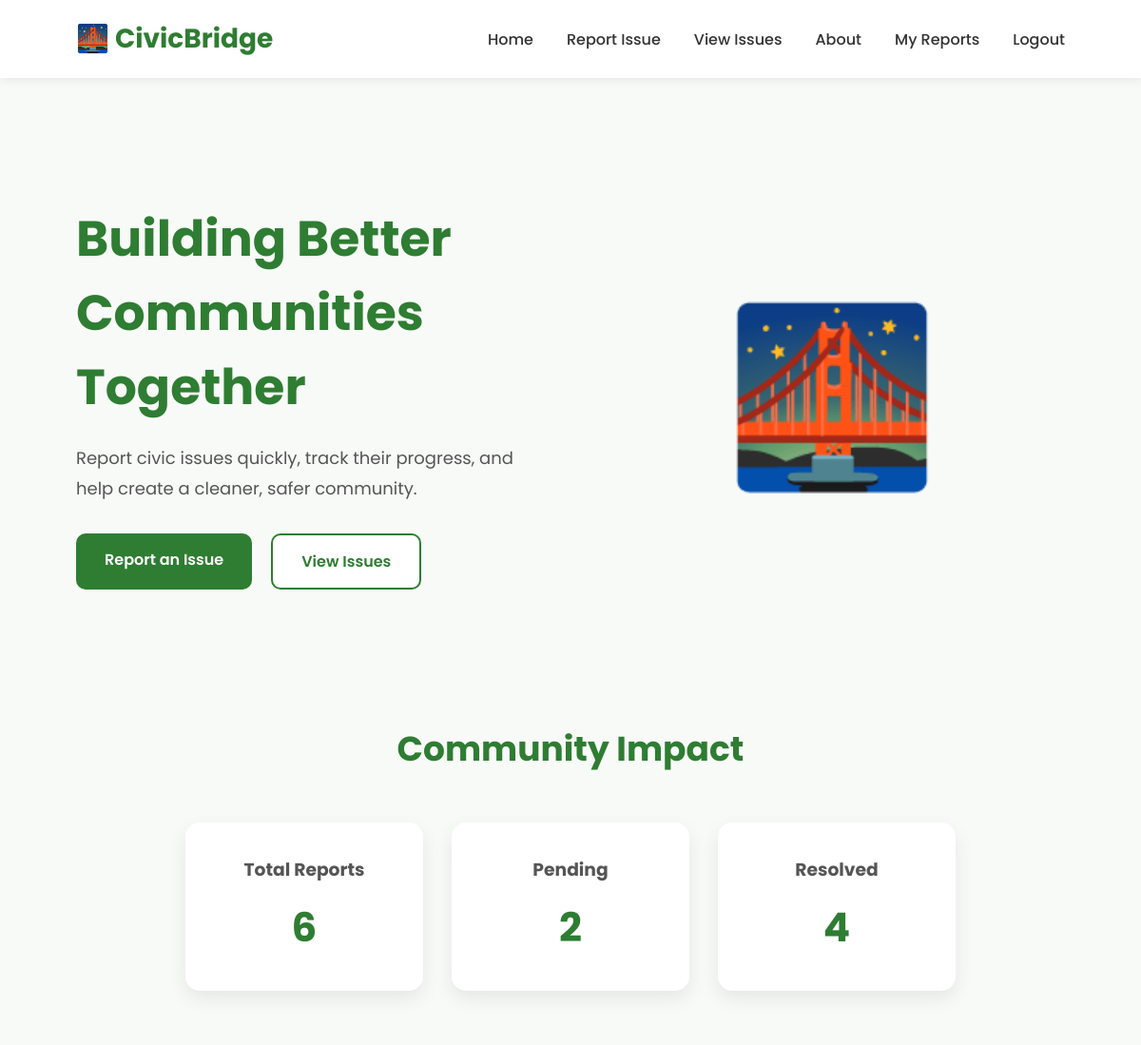
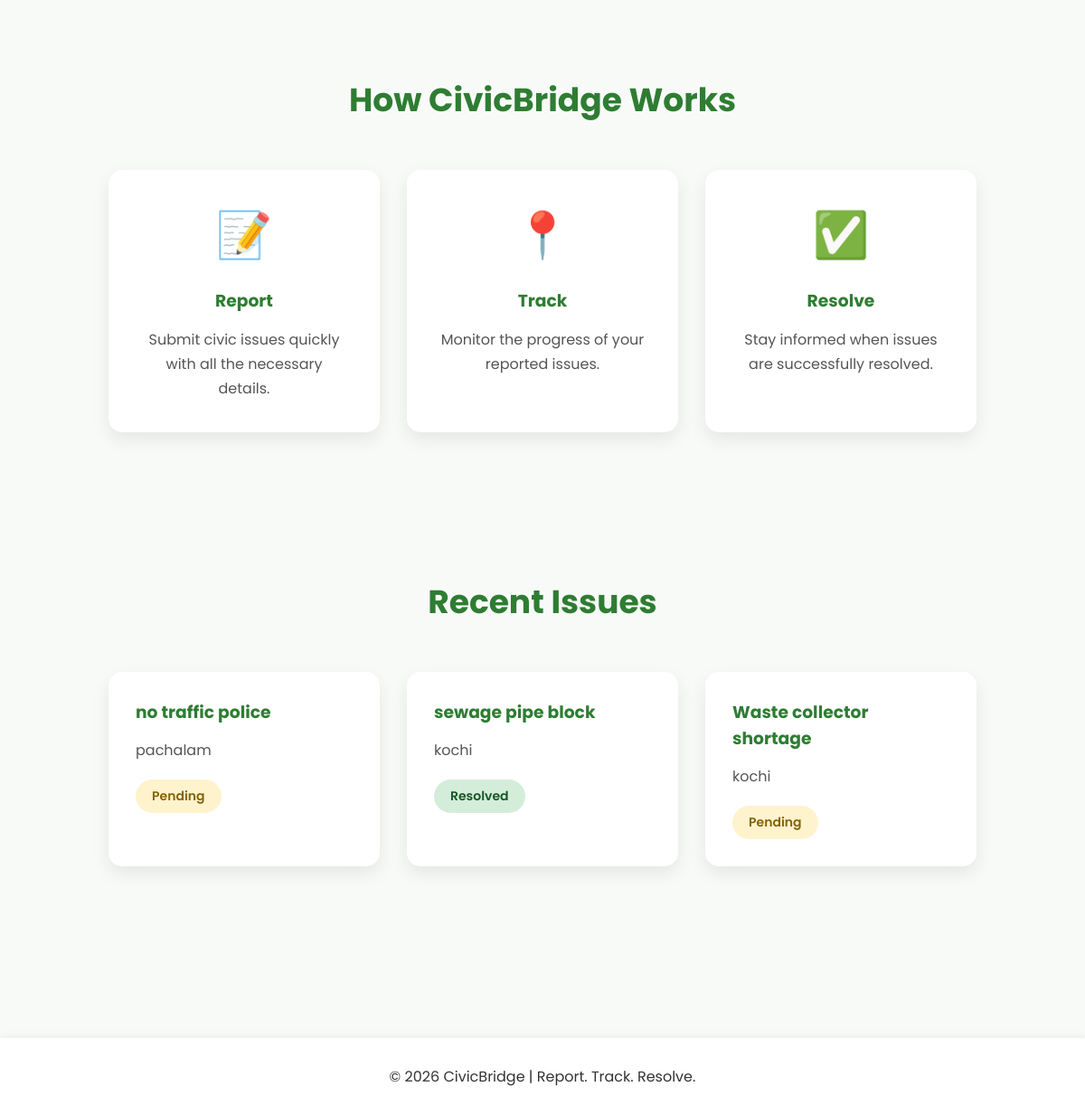
The page / (signed in) on the database its author committed (2 pictures, top to bottom).
### tables this page shows
CREATE TABLE reports (
    id INTEGER PRIMARY KEY AUTOINCREMENT,
    name TEXT,
    location TEXT,
    title TEXT,
    description TEXT
, status TEXT, username TEXT);

### app/app.py (the view)
@app.route("/")
def home():
    conn = sqlite3.connect("civicbridge.db")
    cursor = conn.cursor()
    cursor.execute("""
        SELECT *
        FROM reports
        ORDER BY id DESC
        LIMIT 3
    """)
    recent_reports = cursor.fetchall()
    cursor.execute("SELECT COUNT(*) FROM reports")
    total_reports = cursor.fetchone()[0]
    cursor.execute("SELECT COUNT(*) FROM reports WHERE status='Pending'")
    pending_reports = cursor.fetchone()[0]
    cursor.execute("SELECT COUNT(*) FROM reports WHERE status='Resolved'")
    resolved_reports = cursor.fetchone()[0]
    conn.close()
    return render_template(
        "index.html",
        recent_reports=recent_reports,
        total_reports=total_reports,
        pending_reports=pending_reports,
        resolved_reports=resolved_reports
    )

### app/templates/index.html
{% extends "base.html" %}
{% block content %}
<section class="hero">
    <div class="hero-text">
        <h1>Building Better Communities Together</h1>
        <p>
            Report civic issues quickly, track their progress,
            and help create a cleaner, safer community.
        </p>
        <div class="hero-buttons">
            <a href="/report" class="btn-primary">
                Report an Issue
            </a>
            <a href="/issues" class="btn-secondary">
                View Issues
            </a>
        </div>
    </div>
    <div class="hero-image">
        🌉
    </div>
</section>
<section class="stats">
    <h2>Community Impact</h2>
    <div class="stats-container">
        <div class="stat-card">
            <h3>Total Reports</h3>
            <p>{{ total_reports }}</p>
        </div>
        <div class="stat-card">
            <h3>Pending</h3>
            <p>{{ pending_reports }}</p>
        </div>
        <div class="stat-card">
            <h3>Resolved</h3>
            <p>{{ resolved_reports }}</p>
        </div>
    </div>
</section>
<section class="how-it-works">
    <h2>How CivicBridge Works</h2>
    <div class="steps">
        <div class="step-card">
            <div class="step-icon">📝</div>
            <h3>Report</h3>
            <p>
                Submit civic issues quickly with all the necessary details.
            </p>
        </div>
        <div class="step-card">
            <div class="step-icon">📍</div>
            <h3>Track</h3>
            <p>
                Monitor the progress of your reported issues.
            </p>
        </div>
        <div class="step-card">
            <div class="step-icon">✅</div>
            <h3>Resolve</h3>
            <p>
                Stay informed when issues are successfully resolved.
            </p>
        </div>
    </div>
</section>
<section class="recent-issues">
    <h2>Recent Issues</h2>
    <div class="recent-container">
    {% if recent_reports %}
        {% for report in recent_reports %}
        <div class="recent-card">
            <h3>{{ report[3] }}</h3>
            <p>{{ report[2] }}</p>
            {% if report[5] == "Resolved" %}
                <span class="status resolved">
                    Resolved
                </span>
            {% else %}
                <span class="status pending">
                    Pending
                </span>
            {% endif %}
        </div>
        {% endfor %}
    {% else %}
        <p>No issues have been reported yet.</p>
    {% endif %}
</div>
{% endblock %}

### app/static/style.css (style rules this page uses)
* { margin:0; padding:0; box-sizing:border-box; }
body { font-family:'Poppins',sans-serif; background:#f8faf8; color:#333; }
.hero { display:flex; justify-content:space-between; align-items:center; padding:80px 0; gap:60px; }
.hero-text { flex:1; }
.hero-text h1 { font-size:52px; color:#2e7d32; margin-bottom:20px; }
.hero-text p { font-size:18px; line-height:1.8; margin-bottom:30px; color:#555; }
.hero-buttons { display:flex; gap:20px; }
.btn-primary { background:#2e7d32; color:white; text-decoration:none; padding:15px 30px; border-radius:10px; font-weight:600; }
.btn-secondary { background:white; color:#2e7d32; text-decoration:none; padding:15px 30px; border:2px solid #2e7d32; border-radius:10px; font-weight:600; }
.btn-primary, .btn-secondary { transition:0.3s; }
.hero-image { flex:1; text-align:center; font-size:180px; }
.stats { padding:60px 0; }
.stats h2 { text-align:center; font-size:36px; color:#2e7d32; margin-bottom:50px; }
.stats-container { display:flex; justify-content:center; gap:30px; flex-wrap:wrap; }
.stat-card { background:white; width:250px; padding:35px; border-radius:15px; text-align:center; box-shadow:0 8px 20px rgba(0,0,0,0.08); transition:0.3s; }
.stat-card h3 { color:#555; margin-bottom:15px; }
.stat-card p { font-size:42px; font-weight:700; color:#2e7d32; }
.how-it-works { padding:80px 0; background:#f8faf8; }
.how-it-works h2 { text-align:center; font-size:36px; color:#2e7d32; margin-bottom:50px; }
.steps { display:flex; justify-content:center; gap:30px; flex-wrap:wrap; }
.step-card { background:white; width:300px; padding:35px; border-radius:15px; text-align:center; box-shadow:0 8px 20px rgba(0,0,0,0.08); transition:0.3s; }
.step-icon { font-size:50px; margin-bottom:20px; }
.step-card h3 { color:#2e7d32; margin-bottom:15px; }
.step-card p { color:#555; line-height:1.7; }
.recent-issues { padding:80px 0; }
.recent-issues h2 { text-align:center; font-size:36px; color:#2e7d32; margin-bottom:50px; }
.recent-container { display:flex; justify-content:center; gap:30px; flex-wrap:wrap; }
.recent-card { width:300px; background:white; padding:30px; border-radius:15px; box-shadow:0 8px 20px rgba(0,0,0,0.08); transition:0.3s; }
.recent-card h3 { color:#2e7d32; margin-bottom:15px; }
.recent-card p { color:#555; margin-bottom:20px; }
.status { display:inline-block; padding:8px 18px; border-radius:30px; font-size:14px; font-weight:600; }
.pending { background:#fff3cd; color:#856404; }
.resolved { background:#d4edda; color:#155724; }

### rows shown on the page
reports: title "no traffic police", location "pachalam", status "Pending"
reports: title "sewage pipe block", location "kochi", status "Resolved"
reports: title "Waste collector shortage", location "kochi", status "Pending"

### other values the page prints
{{ total_reports }} "6"
{{ pending_reports }} "2"
{{ resolved_reports }} "4"
